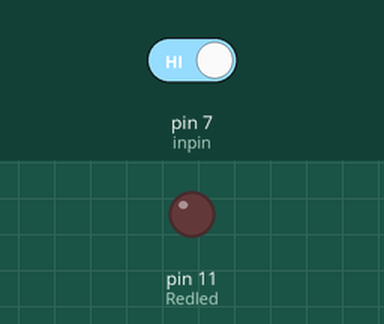
This sketch was run on a simulated Arduino Uno, built with avr-gcc and run on an emulated ATmega328P. Shown: output pins drawn as LEDs (lit = HIGH). The inputs (shaded band) are chosen by the test bench; at power-on: pin 7 (inpin) HIGH.

Above: at 1.2 s.
1.3 s: pin 7 (inpin) driven LOW
At 2.5 s:
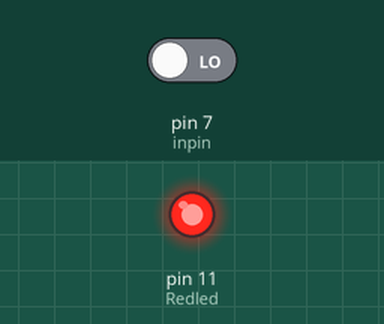
2.8 s: pin 7 (inpin) driven HIGH
At 3.7 s:
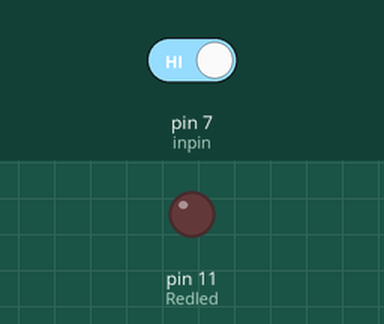
Timing chart, 0 to 5.8 s (numbered marks = the images above; inputs shaded):
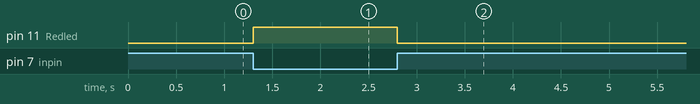

The sketch:

Project_4_Button_Controlled_LED.ino
```cpp
int Redled=11;// initialize Redled 11
int inpin=7;// initialize pin 7
int val;// define val
void setup()
{
    pinMode(Redled,OUTPUT);// set LED pin as “output”
    pinMode(inpin,INPUT);// set button pin as “input”
}
void loop()
{
    val=digitalRead(inpin);// read the level value of pin 7 and assign if to val
    if(val==LOW)// check if the button is pressed, if yes, turn on the LED
    {
      digitalWrite(Redled,HIGH);
    }
    else
    {
      digitalWrite(Redled,LOW);
    }
}
```

Measured:
- after the input at 1.3 s, pin 11 (Redled): LOW → HIGH at once
- after the input at 2.8 s, pin 11 (Redled): HIGH → LOW at once
